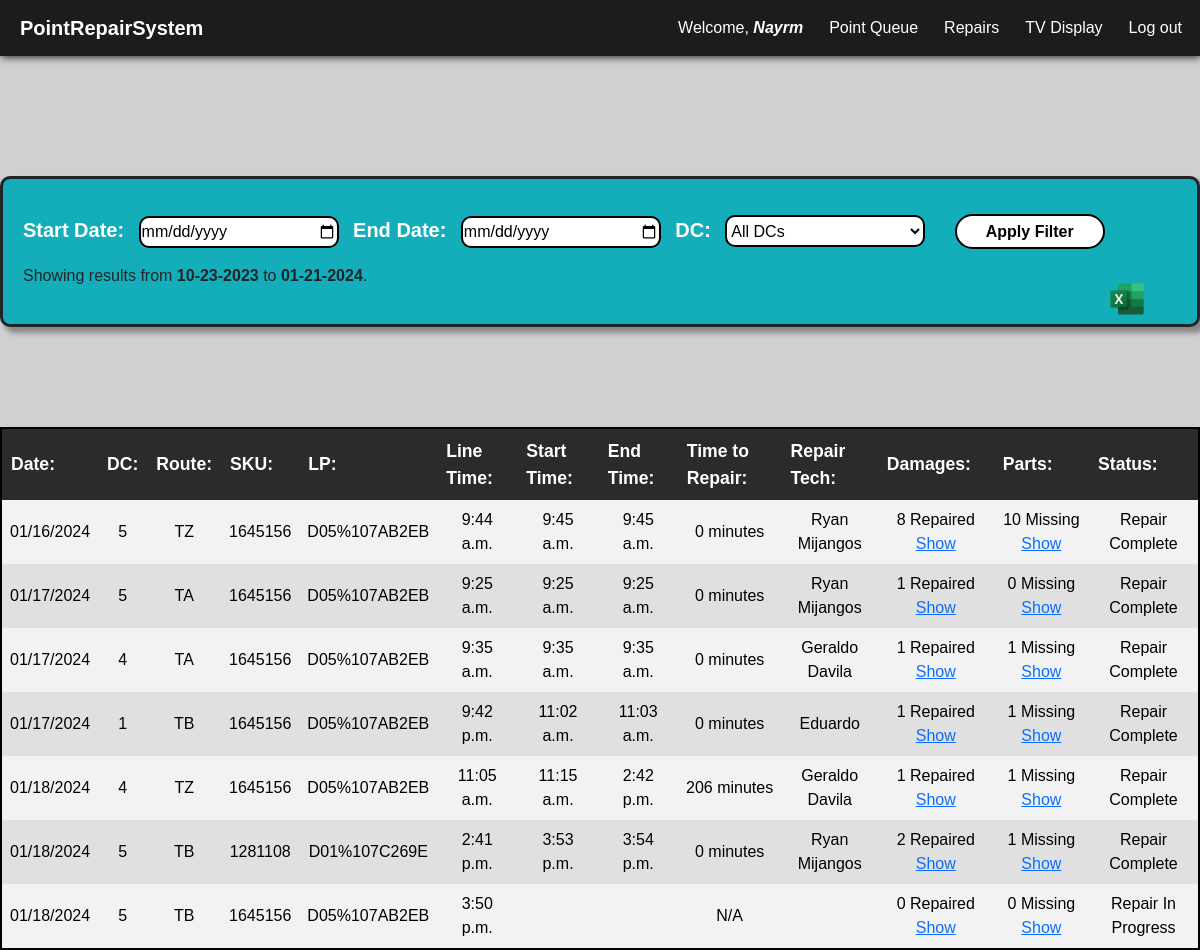
Screenshot of /pointqueapp/data (signed in) with the database file from the repository.
### pointqueapp/models.py (models this page shows, shortened)
class PointPiece(models.Model):
    associate = models.ForeignKey(Associate, on_delete=models.CASCADE, null=True, blank=True)
    sku = models.PositiveSmallIntegerField(blank=True)
    lp = models.CharField(max_length=25 ,blank=True)
    route = models.CharField(max_length=3, blank=True)
    dc = models.ForeignKey(DC, on_delete=models.CASCADE, null=True, blank=True)
    STOCK_TYPE_CHOICES = [
        ('New', 'N'),
        ('Repaired in Shop', 'D'),
        ('Merchandise Returns', 'R'),
        ('Clearance Item', 'C'),
    ]
    stock_type = models.CharField(max_length=20, choices=STOCK_TYPE_CHOICES)
    STATUS_CHOICES = [
        ('Repair In Progress', 'Repair In Progress'),
        ('Repair Complete', 'Repair Complete'),
    ]
    line_time = models.DateTimeField(null=True, blank=True)
    start_time = models.DateTimeField(null=True, blank=True)
    repair = models.ManyToManyField(RepairType)
    part = models.ManyToManyField(PartType)
    end_time = models.DateTimeField(null=True, blank=True)
    status = models.CharField(max_length=25, choices=STATUS_CHOICES, default='Repair In Progress')
    def time_to_repair(self):
        if self.start_time and self.end_time:
            duration = self.end_time - self.start_time
            total_minutes = duration.total_seconds() / 60  # Convert duration to minutes
            return f"{int(total_minutes)} minutes"
        else:
            return "N/A"

class DC(models.Model):
    dc = models.IntegerField(unique=True)
    def __str__(self):
        return f"{self.dc}"

class Associate(models.Model):
    associate = models.CharField(max_length=30, unique=True)
    dc = models.ForeignKey(DC, on_delete=models.CASCADE)

### pointqueapp/views.py (the view, shortened to what this page needs)
# urls.py: path('data', views.data, name='data'),
def data(request):
    dcs = DC.objects.all()
    start_date_param = request.GET.get('start_date')
    end_date_param = request.GET.get('end_date')
    sort_by = request.GET.get('sort_by', 'line_time')
    dc_param = request.GET.get('dc')
    ninety_days_ago = datetime.now() - timedelta(days=90)
    start_date_default = ninety_days_ago.replace(hour=0, minute=0, second=0)
    end_date_default = datetime.now().replace(hour=23, minute=59, second=59)
    try:
        start_date = datetime.strptime(start_date_param, "%Y-%m-%d") if start_date_param else start_date_default
        end_date = datetime.strptime(end_date_param, "%Y-%m-%d").replace(hour=23, minute=59, second=59) if end_date_param else end_date_default
    except ValueError:
        messages.error(request, "Incorrect date format. Please use YYYY-MM-DD.")
        start_date, end_date = start_date_default, end_date_default  # Fallback to defaults
    repairs_qs = PointPiece.objects.filter(line_time__range=(start_date, end_date))
    if dc_param and dc_param.isdigit():
        repairs_qs = PointPiece.objects.filter(dc=dc_param).order_by(sort_by)
    formatted_start_date = start_date.strftime("%m-%d-%Y")
    formatted_end_date = end_date.strftime("%m-%d-%Y")
    repairs_qs = repairs_qs.order_by(sort_by).prefetch_related('repair', 'part', 'associate', 'dc')
    context = {
        'repairs': repairs_qs,
        'start_date': start_date.strftime("%Y-%m-%d"),
        'end_date': end_date.strftime("%Y-%m-%d"),
        'formatted_start_date': formatted_start_date,
        'formatted_end_date': formatted_end_date,
        'dcs': dcs,
    }
    return render(request, 'pointqueapp/data.html', context)

### pointqueapp/templates/pointqueapp/data.html (shortened to what this page needs)
{% extends 'pointqueapp/base.html' %}
{% load static %}
{% block additional_css %}
<link rel="stylesheet" href="{% static 'pointqueapp/css/data.css' %}">
{% endblock %}
{% block content %}
<div class="mainbody">
<div class="data">
    <div class="filter-container">
        <div>
            <label for="start_date">Start Date:</label>
            <input type="date" id="start_date" name="start_date">
            <label for="end_date">End Date:</label>
            <input type="date" id="end_date" name="end_date">
            <label for="dc_select">DC:</label>
            <select id="dc_select" name="dc_select">
                <option value="">All DCs</option>
            </select>
            <button id="filter-button" onclick="applyFilters()">Apply Filter </button>
            <div id="export-button" onclick="exportToExcel()"></div>
        </div>
        <div>
            <p>Showing <strong>{{ repairs_count }}</strong> results from <strong>{{ formatted_start_date }}</strong> to <strong>{{ formatted_end_date }}</strong>.</p>
        </div>
    </div>
    <table>
        <tr>
            <th>Date:</th>
            <th>DC:</th>
            <th>Route:</th>
            <th>SKU:</th>
            <th>LP:</th>
            <th>Line Time:</th>
            <th>Start Time:</th>
            <th>End Time:</th>
            <th>Time to Repair:</th>
            <th>Repair Tech:</th>
            <th>Damages:</th>
            <th>Parts:</th>
            <th>Status:</th>
        </tr>
        {% for piece in repairs %}
        <tr>
            <td>{{ piece.line_time|date:"m/d/Y" }}</td>
            <td>{{ piece.dc }}</td>
            <td>{{ piece.route }}</td>
            <td>{{ piece.sku }}</td>
            <td>{{ piece.lp|slice:":3"}}%{{piece.lp|slice:"-8:"}}</td>
            <td>{{ piece.line_time|time:"" }}</td>
            <td>{{ piece.start_time|time:"" }}</td>
            <td>{{ piece.end_time|time:"" }}</td>
            <td>
                {% if piece.time_to_repair %}
                    {{ piece.time_to_repair }}
                {% else %}
                    N/A
                {% endif %}
            </td>
            <td>{{ piece.associate.associate }}</td>
            <td>
                <div class="collapse-container">
                    <div class="collapse-summary">
                        {{ piece.repair.all|length }} Repaired
                        <a href="#" class="collapse-toggle">Show</a>
                    </div>
                </div>
            </td>
            <td>
                <div class="collapse-container">
                    <div class="collapse-summary">
                        {{ piece.part.all|length }} Missing
                        <a href="#" class="collapse-toggle">Show</a>
                    </div>
                </div>
            </td>
            <td>{{ piece.status }}</td>
        </tr>
        {% endfor %}
</div>
</div>
{% endblock %}

### pointqueapp/templates/pointqueapp/base.html (shortened to what this page needs)
{% load static %}
<!DOCTYPE html>
<html lang="en">
<head>
    <link href="https://cdn.jsdelivr.net/npm/bootstrap@5.3.2/dist/css/bootstrap.min.css" rel="stylesheet">
    <link rel="stylesheet" href="https://cdn.jsdelivr.net/npm/bootstrap-icons@1.11.2/font/bootstrap-icons.min.css">
    <link rel="stylesheet" href="{% static 'pointqueapp/css/base.css' %}">
    {% block additional_css %}
    {% endblock %}
</head>
<body>
    <nav class="navbar navbar-expand-lg navbar-light">
        <a class="navbar-brand text-white" href="{% url 'pointqueapp:index' %}"><b>PointRepairSystem</b></a>
        <div class="collapse navbar-collapse" id="navbarNavDropdown">
            <ul class="navbar-nav ms-auto">
            {% if user.is_authenticated %}
            <li class="nav-item">
                <a class="nav-link text-white" href="#">Welcome, <i><b>{{ user.username }}</b></i></a>
            </li>
                <li class="nav-item">
                    <a class="nav-link text-white" href="{% url 'pointqueapp:set_dc' %}">Point Queue</a>
                </li>
                <li class="nav-item">
                    <a class="nav-link text-white" href="{% url 'pointqueapp:data' %}">Repairs</a>
                </li>
                <li class="nav-item">
                    <a class="nav-link text-white" href="{% url 'pointqueapp:tv_display' %}">TV Display</a>
                </li>
                <li class="nav-item">
                    <a class="nav-link text-white" href="#" onclick="confirmLogout()">Log out</a>
                </li>
            {% else %}
                <li class="nav-item" id="nav-login">
                    <a class="nav-link text-white" href="{% url 'pointqueapp:index' %}">Login Required</a>
                </li>
            {% endif %}
            </ul>
        </div>
    </nav>
    {% block content %}{% endblock %}
</html>

### pointqueapp/static/pointqueapp/css/base.css (style rules this page uses)
.navbar { background-color: #1c1c1c; padding-left: 20px; box-shadow: 1px 1px 8px #1f1f1f; }
.nav-link { border-radius: 25px; margin-right: 10px; }

### pointqueapp/static/pointqueapp/css/data.css (style rules this page uses)
body { background-color: #d0d0d0; font-family: Arial, Helvetica, sans-serif; }
.data { margin-top: 100px; }
.mainbody { display: flex; flex-direction: row; justify-content: space-evenly; align-items: flex-start; flex-wrap: wrap; }
.data td { padding-top: 8px; padding-bottom: 8px; padding-left: 8px; padding-right: 8px; font-size: 1rem; color: black; text-align: center; }
.data th { padding:9px; font-size: 1.1rem; color: white; background-color: #2a2b2d; }
.data table { margin-top: 100px; border: 2px solid black; background-color: black; border-radius: 2px; }
.data table tr:nth-child(even) { background-color: #f2f2f2; }
.data table tr:nth-child(odd) { background-color: #e0e0e0; }
.collapse-summary { cursor: pointer; }
#export-button { background: url('/static/pointqueapp/excelicon.png') center center no-repeat; background-size: cover; width: 70px; height: 40px; cursor: pointer; float: right; margin: 15px; border-radius: 25px; transition: all 0.3s ease 0s; }
.filter-container { background-color: #13aeb9; border-radius: 10px; padding: 20px; margin-left: auto; margin-right: auto; margin-top: 20px; border-radius: 10px; width: fit-content; border-style: solid; box-shadow: 5px 5px 5px 1px #888888; }
.filter-container button { width: 150px; margin: 15px; height: 2.2rem; border-radius: 22px; border: 2px solid black; background-color: white; font-size: 1rem; font-weight: bold; color: black; transition: 0.2s ease-in-out; }
.filter-container select,input { width: 200px; height: 2rem; margin: 10px; border-radius: 10px; border: 2px solid black; background-color: white; }
.filter-container label { font-size: 20px; font-weight: bold; color: white; }

### rows the page displays
PointPiece: line_time "01/16/2024", dc "5", route "TZ", sku "1645156", lp "D05", lp "107AB2EB", line_time "9:44 a.m.", start_time "9:45 a.m.", end_time "9:45 a.m.", time_to_repair "0 minutes", associate.associate "Ryan Mijangos", repair.all|length "8", part.all|length "10", status "Repair Complete"
PointPiece: line_time "01/17/2024", dc "5", route "TA", sku "1645156", lp "D05", lp "107AB2EB", line_time "9:25 a.m.", start_time "9:25 a.m.", end_time "9:25 a.m.", time_to_repair "0 minutes", associate.associate "Ryan Mijangos", repair.all|length "1", part.all|length "0", status "Repair Complete"
PointPiece: line_time "01/17/2024", dc "4", route "TA", sku "1645156", lp "D05", lp "107AB2EB", line_time "9:35 a.m.", start_time "9:35 a.m.", end_time "9:35 a.m.", time_to_repair "0 minutes", associate.associate "Geraldo Davila", repair.all|length "1", part.all|length "1", status "Repair Complete"
PointPiece: line_time "01/17/2024", dc "1", route "TB", sku "1645156", lp "D05", lp "107AB2EB", line_time "9:42 p.m.", start_time "11:02 a.m.", end_time "11:03 a.m.", time_to_repair "0 minutes", associate.associate "Eduardo", repair.all|length "1", part.all|length "1", status "Repair Complete"
PointPiece: line_time "01/18/2024", dc "4", route "TZ", sku "1645156", lp "D05", lp "107AB2EB", line_time "11:05 a.m.", start_time "11:15 a.m.", end_time "2:42 p.m.", time_to_repair "206 minutes", associate.associate "Geraldo Davila", repair.all|length "1", part.all|length "1", status "Repair Complete"
PointPiece: line_time "01/18/2024", dc "5", route "TB", sku "1281108", lp "D01", lp "107C269E", line_time "2:41 p.m.", start_time "3:53 p.m.", end_time "3:54 p.m.", time_to_repair "0 minutes", associate.associate "Ryan Mijangos", repair.all|length "2", part.all|length "1", status "Repair Complete"
PointPiece: line_time "01/18/2024", dc "5", route "TB", sku "1645156", lp "D05", lp "107AB2EB", line_time "3:50 p.m.", time_to_repair "N/A", repair.all|length "0", part.all|length "0", status "Repair In Progress"

### other values shown
{{ user.username }} "Nayrm"
